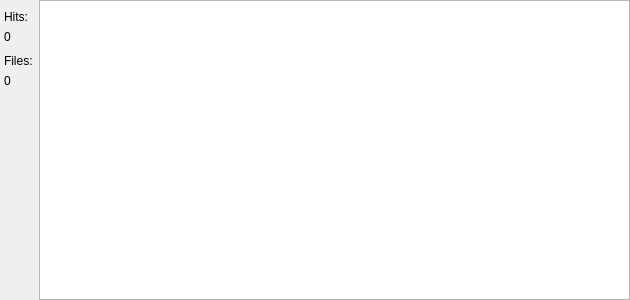
<?xml version="1.0" encoding="UTF-8"?>
<ui version="4.0">
 <class>WFindResTab</class>
 <widget class="QWidget" name="WFindResTab">
  <property name="geometry">
   <rect>
    <x>0</x>
    <y>0</y>
    <width>630</width>
    <height>300</height>
   </rect>
  </property>
  <property name="windowTitle">
   <string>Form</string>
  </property>
  <layout class="QGridLayout" name="gridLayout" rowstretch="0,0,0,0,0,0,1">
   <property name="leftMargin">
    <number>4</number>
   </property>
   <property name="topMargin">
    <number>0</number>
   </property>
   <property name="rightMargin">
    <number>0</number>
   </property>
   <property name="bottomMargin">
    <number>0</number>
   </property>
   <item row="0" column="0">
    <spacer name="verticalSpacer_3">
     <property name="orientation">
      <enum>Qt::Vertical</enum>
     </property>
     <property name="sizeHint" stdset="0">
      <size>
       <width>4</width>
       <height>4</height>
      </size>
     </property>
    </spacer>
   </item>
   <item row="4" column="0">
    <widget class="QLabel" name="lblFiles">
     <property name="text">
      <string>Files:</string>
     </property>
    </widget>
   </item>
   <item row="2" column="0">
    <widget class="QLabel" name="lblHitNr">
     <property name="text">
      <string>0</string>
     </property>
    </widget>
   </item>
   <item row="6" column="0">
    <spacer name="verticalSpacer">
     <property name="orientation">
      <enum>Qt::Vertical</enum>
     </property>
     <property name="sizeHint" stdset="0">
      <size>
       <width>20</width>
       <height>40</height>
      </size>
     </property>
    </spacer>
   </item>
   <item row="5" column="0">
    <widget class="QLabel" name="lblFilesNr">
     <property name="text">
      <string>0</string>
     </property>
    </widget>
   </item>
   <item row="1" column="0">
    <widget class="QLabel" name="lblHits">
     <property name="text">
      <string>Hits:</string>
     </property>
    </widget>
   </item>
   <item row="3" column="0">
    <spacer name="verticalSpacer_2">
     <property name="orientation">
      <enum>Qt::Vertical</enum>
     </property>
     <property name="sizeHint" stdset="0">
      <size>
       <width>4</width>
       <height>4</height>
      </size>
     </property>
    </spacer>
   </item>
   <item row="0" column="1" rowspan="7">
    <widget class="QTreeView" name="treeView"/>
   </item>
  </layout>
 </widget>
 <resources/>
 <connections/>
</ui>
